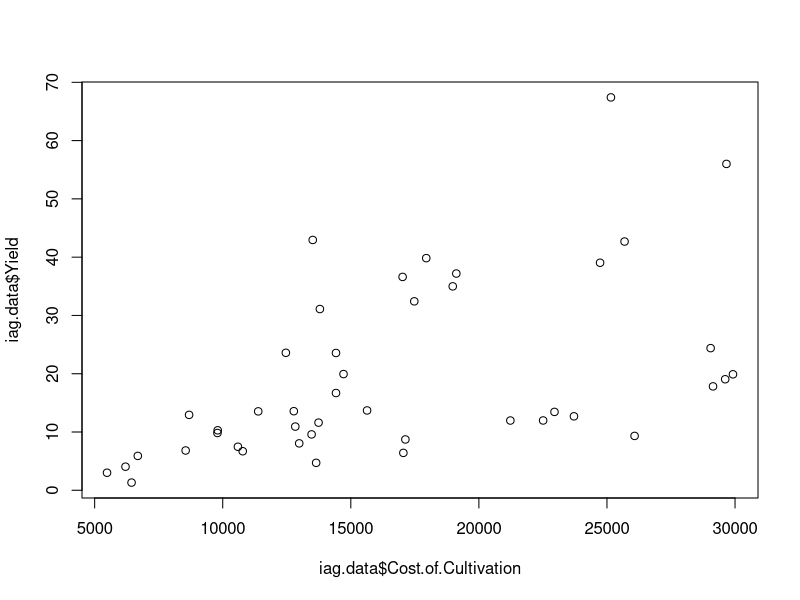
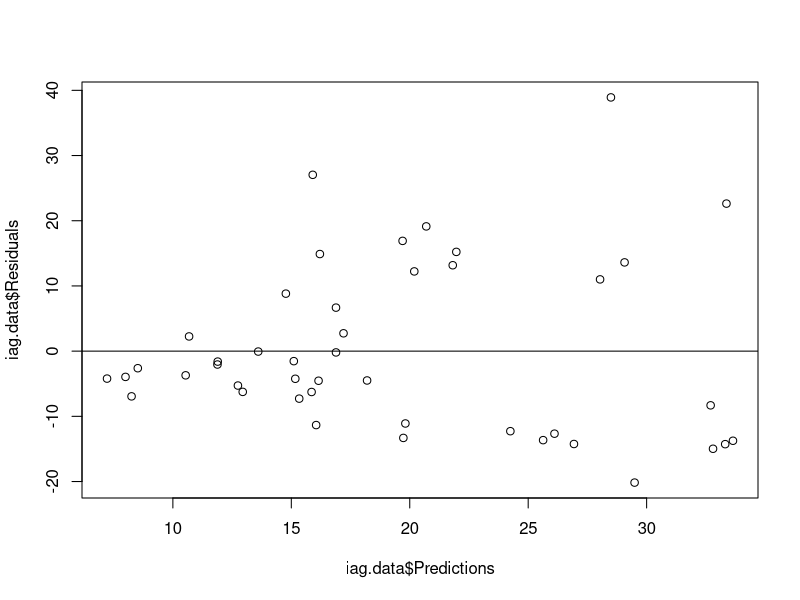

Generate these figures, in order, with R:
## ---- chunk 1
knitr::opts_chunk$set(echo = TRUE, error = TRUE)
## ---- chunk 2
iag.data <- read.csv("IndianAg.csv")
## ---- chunk 3
plot(iag.data$Yield ~ iag.data$Cost.of.Cultivation)

## ---- chunk 4
lin.mod.Yield.Coc <- lm( Yield ~ Cost.of.Cultivation, data = iag.data)
lin.mod.Yield.Coc
## ---- chunk 5
iag.data$Predictions <- predict(lin.mod.Yield.Coc)
iag.data$Residuals <- resid(lin.mod.Yield.Coc)
## ---- chunk 6
plot(iag.data$Residuals ~ iag.data$Predictions)

abline(0,0)

## ---- chunk 7
summary(lin.mod.Yield.Coc)
## ---- chunk 8


## ---- chunk 9

## ---- chunk 10

## ---- chunk 11


## ---- chunk 12

